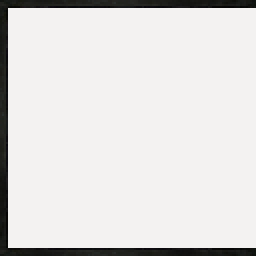
#> input picture assets/minecraft/optifine/ctm/glass/1.png, 128 x 128 px, given in place of 0.png, which was not available (shown 2 times larger)
$ python generate-stained-glass-ctm.py
#> lines starting #> are read from the running program, lines starting #| are printed output that depends on the picture; pictures that were not available may be replaced by others from this repository, and a replacement may not be noted
# -*- coding: utf-8 -*-
"""
Генерирует бесшовный CTM для всех 16 цветов витражного стекла НА БАЗЕ уже
скопированного CTM обычного стекла (assets/minecraft/optifine/ctm/glass,
47 тайлов из LBPR, см. copy-glass-from-lbpr.js).

Геометрия/альфа (какой тайл куда подставляется при соединении блоков) берётся
как есть у обычного стекла — она не зависит от цвета. Меняется только RGB, и
не прямым умножением на коэффициент (это давало слишком светлые тёмные цвета:
чёрное стекло не выглядело чёрным, а на глаз почти не отличалось от tinted
glass — ratio для обоих был near-1:1 по каналам, т.к. оба цвета почти серые),
а переносом среднего + приглушённой вариацией паттерна вокруг него:
    out = цвет_avg + (tile_rgb - ctm_tiles_avg) * CONTRAST
Так итоговый тон тайла ВСЕГДА совпадает со средним цветом текстуры (чёрное
реально тёмное, витражные цвета не размываются яркими бликами рамы из
обычного стекла), а само соединительное CTM-паттерн остаётся видно слабым
рельефом по краям. Альфа не меняется.

Результат кладётся в assets/minecraft/optifine/ctm/stained_glass/<color>/
с properties (matchBlocks=<color>_stained_glass, method=ctm, tiles=0-46).

Запуск:  python tools/generate-stained-glass-ctm.py
"""
import os

import numpy as np
from PIL import Image

ROOT = os.path.join(os.path.dirname(__file__), "..")
TEX_DIR = os.path.join(ROOT, "assets", "minecraft", "textures", "block")
SRC_CTM_DIR = os.path.join(ROOT, "assets", "minecraft", "optifine", "ctm", "glass")
DST_CTM_ROOT = os.path.join(ROOT, "assets", "minecraft", "optifine", "ctm", "stained_glass")

TILE_COUNT = 47  # 0..46
CONTRAST = 0.35  # доля исходной вариации паттерна, сохраняемая поверх среднего цвета

COLORS = [
    "white", "orange", "magenta", "light_blue", "yellow", "lime", "pink", "gray",
    "light_gray", "cyan", "purple", "blue", "brown", "green", "red", "black",
]


def avg_rgb(path):
    arr = np.asarray(Image.open(path).convert("RGB"), dtype=np.float64)
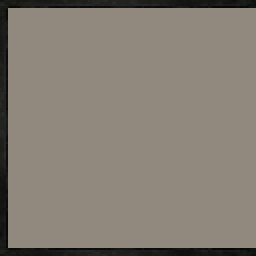
#> arr: shape (128, 128, 3) float64 (shown 2 times larger); mean R, G, B 133.9, 125.8, 116.5
    return arr.reshape(-1, 3).mean(axis=0)


tile_paths = [os.path.join(SRC_CTM_DIR, f"{i}.png") for i in range(TILE_COUNT)]
clear_avg = np.mean([avg_rgb(p) for p in tile_paths], axis=0)
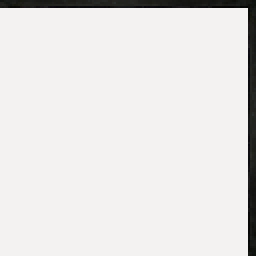
#> input picture assets/minecraft/optifine/ctm/glass/15.png, 128 x 128 px, given in place of 2.png, which was not available (shown 2 times larger)
#> in avg_rgb (call 3), `arr = np.asarray(Image.open(path).convert("RGB"), dtype=np.float64)`:
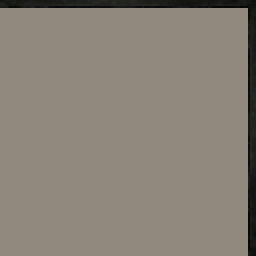
#> arr: shape (128, 128, 3) float64 (shown 2 times larger); mean R, G, B 137.6, 129.2, 119.7
#> (the run stopped early here; a loop or call above may not have finished)
